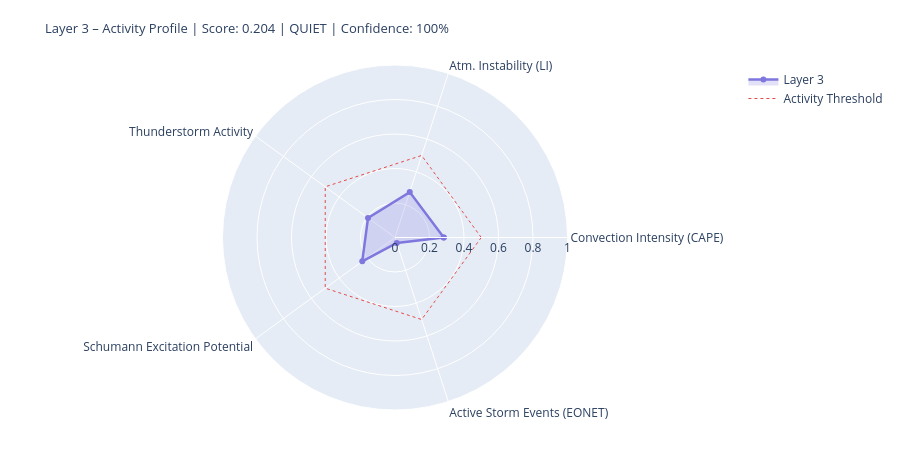

Source (notebook cell):
### Markdown cell above
---
## 4. State Assessment & Handoff to Layer 4/5

### Code cell
# ============================================================
# LAYER-3-SCORE
# Five dynamic components
# ============================================================

def norm(v, lo, hi):
    if v is None or (isinstance(v, float) and math.isnan(v)): return None
    return round(max(0.0, min(1.0, (v - lo) / (hi - lo))), 4)

# --- 1) Convection intensity (global CAPE mean) ---
cape_mean = df_atm['cape'].dropna().mean() if not df_atm.empty else None
conv_score = norm(cape_mean, 0, 3000)
conv_src   = 'primary' if cape_mean is not None else 'missing'

# --- 2) Atmospheric instability (LI mean) ---
li_mean   = df_atm['li'].dropna().mean() if not df_atm.empty else None
# Negative LI = unstable → higher score
instab_score = norm(-li_mean if li_mean is not None else None, -6, 6)
instab_src   = 'primary' if li_mean is not None else 'missing'

# --- 3) Thunderstorm activity (mean thunder score + WMO count) ---
thunder_mean = df_atm['thunder_score'].mean() if not df_atm.empty else None
n_thunder    = int(df_atm['thunderstorm'].sum()) if not df_atm.empty else 0
thunder_score_val = norm(
    (thunder_mean or 0) * 0.7 + n_thunder * 0.1, 0, 1.0
) if thunder_mean is not None else None
thunder_src = 'primary'

# --- 4) Schumann excitation potential (weighted Schumann contribution) ---
schumann_pot = df_atm['schumann_contribution'].mean() if not df_atm.empty else None
# Boosted by Layer-2 thunderstorm trigger
if schumann_pot is not None and l2_thunder:
    schumann_pot = min(1.0, schumann_pot * 1.2)
schumann_score = norm(schumann_pot, 0, 1.0) if schumann_pot is not None else None
schumann_src   = 'derived'

# --- 5) Storm activity (NASA EONET) ---
# Distinction: None = data not loaded, 0.0 = loaded but no events
storm_score = None
storm_src   = 'missing'
if raw.get('storms') is not None:          # API reached successfully
    storm_score = norm(len(storm_events), 0, 30) if storm_events else 0.0
    storm_src   = 'primary'

# X-Ray and Kp: context only, not in dynamic score
# (X-Ray = Layer-0/4 driver; Kp = geomagnetic index, not a lightning proxy)
xray_context = None
if raw.get('xray'):
    df_xc = pd.DataFrame(raw['xray'])
    fc = next((c for c in df_xc.columns
               if any(k in c.lower() for k in ['flux','long']) and 'time' not in c.lower()),
              df_xc.columns[1])
    df_xc[fc] = pd.to_numeric(df_xc[fc], errors='coerce')
    xray_last = df_xc[fc].dropna().iloc[-1] if not df_xc[fc].dropna().empty else None
    if xray_last:
        xray_class = ('X' if xray_last>=1e-4 else 'M' if xray_last>=1e-5
                      else 'C' if xray_last>=1e-6 else 'B')
        xray_context = {'flux': float(xray_last), 'class': xray_class}
        print(f'X-Ray context: {xray_class}-class ({xray_last:.2e} W/m²)')

# --- Aggregate ---
COMPONENTS = {
    'Convection Intensity (CAPE)':  {'score': conv_score,       'source': conv_src,    'dynamic': True},
    'Atm. Instability (LI)':         {'score': instab_score,     'source': instab_src,  'dynamic': True},
    'Thunderstorm Activity':              {'score': thunder_score_val, 'source': thunder_src, 'dynamic': True},
    'Schumann Excitation Potential':   {'score': schumann_score,   'source': schumann_src,'dynamic': True},
    'Active Storm Events (EONET)': {'score': storm_score,      'source': storm_src,   'dynamic': True},
}

available   = {k: v['score'] for k, v in COMPONENTS.items() if v['score'] is not None}
unavailable = [k for k, v in COMPONENTS.items() if v['score'] is None]
layer3_score = round(sum(available.values()) / len(available), 4) if available else None
confidence   = round(len(available) / len(COMPONENTS), 2)
level = ('unknown' if layer3_score is None
         else 'quiet'   if layer3_score < 0.3
         else 'moderate' if layer3_score < 0.6
         else 'active')
dominant_l3 = max(available, key=available.get) if available else 'none'

# --- Ausgabe ---
W = 68
print('=' * W)
print('LAYER 3 – ATMOSPHERE / WEATHER / THUNDERSTORMS – STATE ASSESSMENT')
print('=' * W)
for name, comp in COMPONENTS.items():
    s = comp['score']
    if s is not None:
        bar = '█' * int(s * 20) + '░' * (20 - int(s * 20))
        print(f'  {name:<36} {bar}  {s:.3f}  [{comp["source"]}]')
    else:
        print(f'  {name:<36} {"─" * 20}  n/a   [missing]')
print('-' * W)
print(f'  Score:        {layer3_score:.3f}  ({len(available)}/{len(COMPONENTS)} components)')
print(f'  Confidence:   {confidence:.0%}')
print(f'  Level:        {level.upper()}')
print(f'  Dominant:     {dominant_l3}')
print(f'  CAPE mean:    {cape_mean:.0f} J/kg' if cape_mean else '  CAPE mean:    n/a')
print(f'  LI mean:      {li_mean:.1f} K' if li_mean is not None else '  LI mean:      n/a')
print(f'  Thunderstorms:{n_thunder} points (WMO)  +  {len(storm_events)} NASA EONET')
print('=' * W)

# Radar
cats   = list(available.keys())
vals_r = list(available.values())
if len(cats) >= 3:
    fig = go.Figure()
    fig.add_trace(go.Scatterpolar(
        r=vals_r + [vals_r[0]], theta=cats + [cats[0]],
        fill='toself', fillcolor='rgba(127,119,221,0.22)',
        line=dict(color='#7F77DD', width=2.5), name='Layer 3'
    ))
    fig.add_trace(go.Scatterpolar(
        r=[0.5] * (len(cats)+1), theta=cats + [cats[0]],
        line=dict(color='#E24B4A', dash='dot', width=1),
        mode='lines', name='Activity Threshold'
    ))
    fig.update_layout(
        title=dict(
            text=f'Layer 3 – Activity Profile | Score: {layer3_score:.3f} | {level.upper()} | Confidence: {confidence:.0%}',
            font=dict(size=13)
        ),
        polar=dict(radialaxis=dict(visible=True, range=[0, 1])),
        height=450, showlegend=True,
        margin=dict(l=60, r=60, t=65, b=40)
    )
    fig.show()

### Figure 1 — Plotly figure (JSON) as saved in the notebook; plotly's stock layout.template omitted (floating-point values rounded to 4 significant figures)
{"data": [{"fill": "toself", "fillcolor": "rgba(127,119,221,0.22)", "line": {"color": "#7F77DD", "width": 2.5}, "name": "Layer 3", "r": [0.2827, 0.2767, 0.1933, 0.2346, 0.0333, 0.2827], "theta": ["Convection Intensity (CAPE)", "Atm. Instability (LI)", "Thunderstorm Activity", "Schumann Excitation Potential", "Active Storm Events (EONET)", "Convection Intensity (CAPE)"], "type": "scatterpolar"}, {"line": {"color": "#E24B4A", "dash": "dot", "width": 1}, "mode": "lines", "name": "Activity Threshold", "r": [0.5, 0.5, 0.5, 0.5, 0.5, 0.5], "theta": ["Convection Intensity (CAPE)", "Atm. Instability (LI)", "Thunderstorm Activity", "Schumann Excitation Potential", "Active Storm Events (EONET)", "Convection Intensity (CAPE)"], "type": "scatterpolar"}], "layout": {"height": 450, "margin": {"b": 40, "l": 60, "r": 60, "t": 65}, "polar": {"radialaxis": {"range": [0, 1], "visible": true}}, "showlegend": true, "title": {"font": {"size": 13}, "text": "Layer 3 – Activity Profile | Score: 0.204 | QUIET | Confidence: 100%"}}}
